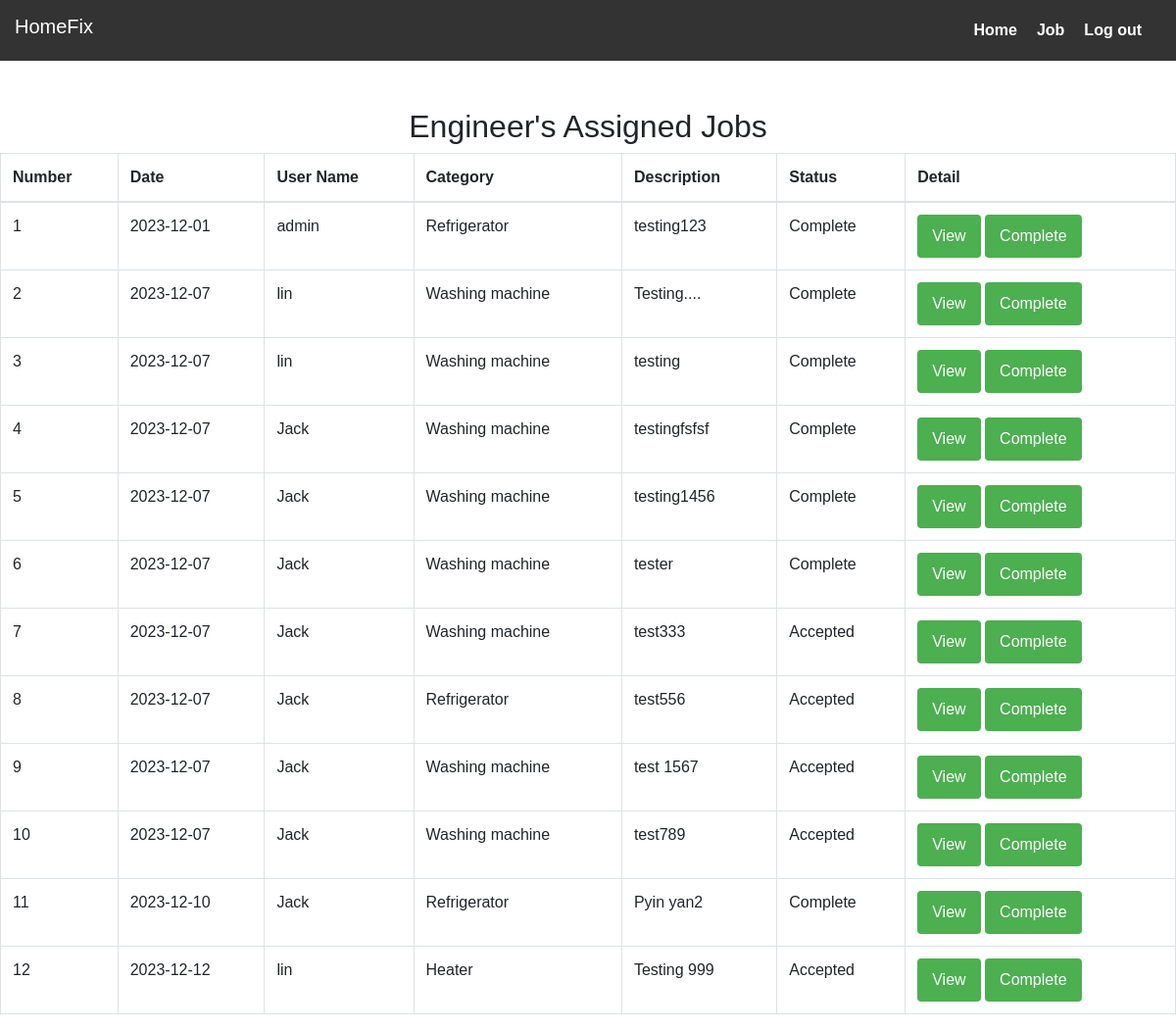
The app's page /engineer/job.php (signed in) with its own data.
### tables this page shows
CREATE TABLE `job` (
  `id` int(11) NOT NULL,
  `description` text DEFAULT NULL,
  `category_id` int(11) DEFAULT NULL,
  `user_id` int(11) DEFAULT NULL,
  `job_status` varchar(255) DEFAULT NULL,
  `date` date DEFAULT NULL,
  `engineer_id` int(11) DEFAULT NULL,
  `feedback` text DEFAULT NULL,
  `rank` int(11) DEFAULT NULL
);

CREATE TABLE `user_table` (
  `id` int(11) NOT NULL,
  `name` varchar(255) NOT NULL,
  `email` varchar(255) NOT NULL,
  `password` varchar(255) NOT NULL,
  `ph_number` varchar(20) DEFAULT NULL,
  `address` varchar(255) DEFAULT NULL,
  `postcode` varchar(20) DEFAULT NULL,
  `role_id` int(11) DEFAULT NULL,
  `gender` varchar(10) DEFAULT NULL,
  `category_id` int(11) DEFAULT NULL
);

CREATE TABLE `category` (
  `id` int(11) NOT NULL,
  `name` varchar(255) NOT NULL
);

### Engineer/job.php (the view, shortened to what this page needs)
<!DOCTYPE html>
<html lang="en">
<head>
    <link rel="stylesheet" href="https://maxcdn.bootstrapcdn.com/bootstrap/4.2.1/css/bootstrap.min.css">
    <link rel="stylesheet" href="../css/style.css">
</head>
<body>
<div class="navbar">
    <div class="logo">
        <h5>HomeFix</h5>
    </div>
    <ul class="nav-links">
    <li><a href="index.php" class="w3-bar-item w3-button">Home</a></li>
        <li><a href="job.php" class="w3-bar-item w3-button">Job</a></li>
        <li><a href="logout.php" class="w3-bar-item w3-button">Log out</a></li>
    </ul>
</div>
<br><br>
<h2 style="text-align: center;">Engineer's Assigned Jobs</h2>
<table class="table table-bordered">
    <thead>
        <tr>
            <th>Number</th>
            <th>Date</th>
            <th>User Name</th>
            <th>Category</th>
            <th>Description</th>
            <th>Status</th>
            <th>Detail</th>
        </tr>
    </thead>
    <tbody>
    <?php
    $mysqli = new mysqli('localhost', 'root', '', 'customerservices');
    $engineer_id = $_SESSION['user_id'];
    $query = "SELECT j.id, j.date, u.name, c.name AS category_name, j.description, j.job_status
              FROM job j
              LEFT JOIN user_table u ON j.user_id = u.id
              LEFT JOIN category c ON j.category_id = c.id
              WHERE j.engineer_id = $engineer_id";
    $result = $mysqli->query($query);
    if ($result->num_rows > 0) {
        $counter = 1;
        while ($row = $result->fetch_assoc()) {
            echo "<tr>";
            echo "<td>" . $counter . "</td>";
            echo "<td>{$row['date']}</td>";
            echo "<td>{$row['name']}</td>";
            echo "<td>{$row['category_name']}</td>";
            echo "<td>{$row['description']}</td>";
            echo "<td>{$row['job_status']}</td>";
            echo "<td>";
            echo "<a href='view.php?id=" . $row["id"] . "'><button>View</button></a>&nbsp;";
            echo "<a href='job_complete.php?id=" . $row["id"] . "'><button>Complete</button></a>&nbsp;";
            echo "</td>";
            echo "</tr>";
            $counter++;
        }
    } else {
        echo "Error: " . $mysqli->error;
    }
    ?>
    </tbody>
</table>
</body>
</html>

### css/style.css (style rules this page uses)
body { font-family: Arial, sans-serif; margin: 0; padding: 0; }
.navbar { background-color: #333; color: white; padding: 15px; display: flex; justify-content: space-between; align-items: center; }
.navbar ul { list-style-type: none; margin: 0; padding: 0; display: flex; }
.navbar li { margin-right: 20px; }
.navbar a { text-decoration: none; color: white; font-weight: bold; font-size: 16px; }
button { background-color: #4caf50; color: #fff; padding: 10px 15px; border: none; border-radius: 4px; cursor: pointer; }
button { background-color: #4CAF50; color: white; padding: 10px 15px; border: none; border-radius: 4px; cursor: pointer; }

### records on screen
job: date "2023-12-01", user.name "admin", category.name "Refrigerator", description "testing123", job_status "Complete"
job: date "2023-12-07", user.name "lin", category.name "Washing machine", description "Testing....", job_status "Complete"
job: date "2023-12-07", user.name "lin", category.name "Washing machine", description "testing", job_status "Complete"
job: date "2023-12-07", user.name "Jack", category.name "Washing machine", description "testingfsfsf", job_status "Complete"
job: date "2023-12-07", user.name "Jack", category.name "Washing machine", description "testing1456", job_status "Complete"
job: date "2023-12-07", user.name "Jack", category.name "Washing machine", description "tester", job_status "Complete"
job: date "2023-12-07", user.name "Jack", category.name "Washing machine", description "test333", job_status "Accepted"
job: date "2023-12-07", user.name "Jack", category.name "Refrigerator", description "test556", job_status "Accepted"
job: date "2023-12-07", user.name "Jack", category.name "Washing machine", description "test 1567", job_status "Accepted"
job: date "2023-12-07", user.name "Jack", category.name "Washing machine", description "test789", job_status "Accepted"
job: date "2023-12-10", user.name "Jack", category.name "Refrigerator", description "Pyin yan2", job_status "Complete"
job: date "2023-12-12", user.name "lin", category.name "Heater", description "Testing 999", job_status "Accepted"
